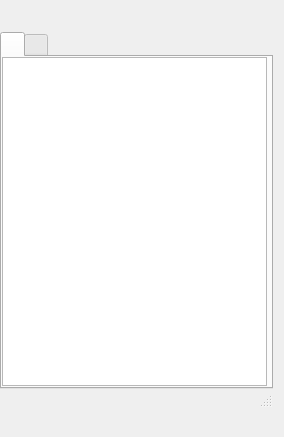
<?xml version="1.0" encoding="UTF-8"?>
<ui version="4.0">
  <class>DbgInspector</class>
  <widget class="QWidget" name="DbgInspector">
    <property name="geometry">
      <rect>
        <x>0</x>
        <y>0</y>
        <width>284</width>
        <height>437</height>
      </rect>
    </property>
    <property name="windowTitle">
      <string>Debug Inspector</string>
    </property>
    <property name="font">
      <font>
        <family>MS Sans Serif</family>
        <pointsize>8</pointsize>
      </font>
    </property>
    <!-- vcl-BorderStyle: bsSizeToolWin → set windowFlags Qt::Tool in constructor -->
    <!-- vcl-FormStyle: fsStayOnTop → setWindowFlag(Qt::WindowStaysOnTopHint) -->
    <widget class="QTabWidget" name="Sheets">
      <property name="geometry">
        <rect>
          <x>0</x>
          <y>32</y>
          <width>273</width>
          <height>357</height>
        </rect>
      </property>
      <widget class="QWidget" name="Sheet1">
        <property name="geometry">
          <rect>
            <x>0</x>
            <y>0</y>
            <width>1</width>
            <height>1</height>
          </rect>
        </property>
        <property name="windowTitle">
          <string>Data</string>
        </property>
        <widget class="QTableWidget" name="DataWatch1">
          <property name="geometry">
            <rect>
              <x>0</x>
              <y>0</y>
              <width>265</width>
              <height>329</height>
            </rect>
          </property>
          <!-- vcl-align: alClient → arrange in a Qt layout manager -->
        </widget>
      </widget>
      <widget class="QWidget" name="Sheet2">
        <property name="geometry">
          <rect>
            <x>0</x>
            <y>0</y>
            <width>1</width>
            <height>1</height>
          </rect>
        </property>
        <property name="windowTitle">
          <string>Methods</string>
        </property>
        <widget class="QTableWidget" name="DataWatch2">
          <property name="geometry">
            <rect>
              <x>0</x>
              <y>0</y>
              <width>265</width>
              <height>329</height>
            </rect>
          </property>
          <!-- vcl-align: alClient → arrange in a Qt layout manager -->
        </widget>
      </widget>
    </widget>
    <widget class="QStatusBar" name="StatusBar">
      <property name="geometry">
        <rect>
          <x>0</x>
          <y>389</y>
          <width>273</width>
          <height>19</height>
        </rect>
      </property>
    </widget>
    <widget class="QWidget" name="VariableName">
      <property name="geometry">
        <rect>
          <x>0</x>
          <y>0</y>
          <width>273</width>
          <height>22</height>
        </rect>
      </property>
    </widget>
  </widget>
  <resources/>
  <connections/>
</ui>
